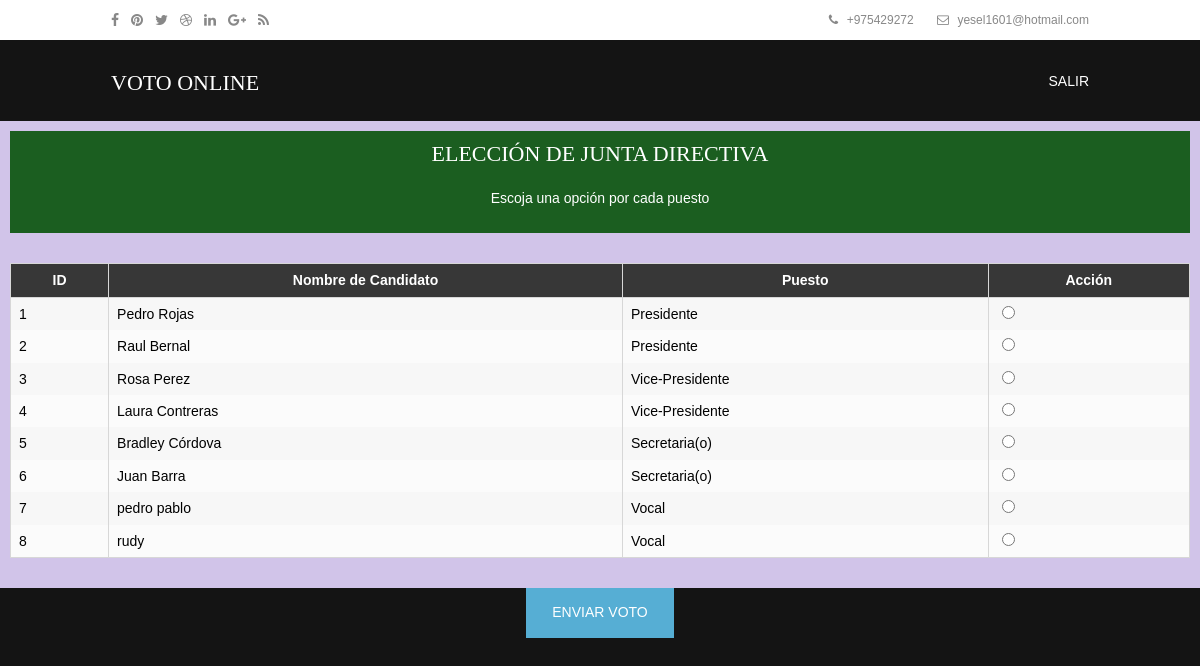
The page /vote.php (signed in) on the database its author committed.
### tables this page shows
CREATE TABLE `tbcandidates` (
  `candidate_id` int(5) NOT NULL,
  `candidate_name` varchar(45) NOT NULL,
  `candidate_position` varchar(45) NOT NULL,
  `candidate_cvotes` int(11) NOT NULL
);

### vote.php (the view, shortened to what this page needs)
<?php
  require_once('connection.php');
?><!DOCTYPE html>
<html lang="en">
<head>
    <link href="layout/styles/layout.css" rel="stylesheet" type="text/css" media="all">
</head>
<body>
  <div class="wrapper row0">
    <div id="topbar" class="hoc clear">
      <div class="fl_left">
        <ul class="faico clear">
          <li><a class="faicon-facebook" href="https://www.facebook.com/"><i class="fa fa-facebook"></i></a></li>
          <li><a class="faicon-pinterest" href="https://uk.pinterest.com/"><i class="fa fa-pinterest"></i></a></li>
          <li><a class="faicon-twitter" href="https://twitter.com/"><i class="fa fa-twitter"></i></a></li>
          <li><a class="faicon-dribble" href="https://dribbble.com/"><i class="fa fa-dribbble"></i></a></li>
          <li><a class="faicon-linkedin" href="https://www.linkedin.com/"><i class="fa fa-linkedin"></i></a></li>
          <li><a class="faicon-google-plus" href="https://plus.google.com/"><i class="fa fa-google-plus"></i></a></li>
          <li><a class="faicon-rss" href="https://www.rss.com/"><i class="fa fa-rss"></i></a></li>
        </ul>
      </div>
      <div class="fl_right">
        <ul class="nospace inline pushright">
          <li><i class="fa fa-phone"></i> +975429272</li>
          <li><i class="fa fa-envelope-o"></i> yesel1601@hotmail.com </li>
        </ul>
      </div>
    </div>
  </div>
  <div class="wrapper row1">
    <header id="header" class="hoc clear">
      <div id="logo" class="fl_left">
        <h1><a href="index.html">VOTO ONLINE</a></h1>
      </div>
      <nav id="mainav" class="fl_right">
        <ul class="clear">
          <li><a href="index.php">Salir</a></li>
        </ul>
      </nav>
    </header>
  </div>
  <form role="form" method="POST" action="vote_up.php">
    <div class="row">
      <div class="col-lg-12">
          <div class="panel panel-default" style="background-color:#d1c4e9; padding: 10px">
            <div class="panel-heading" style="background-color:#1b5e20; color:#fff; padding: 10px 10px">
              <center>
                <CAPTION><h3>ELECCIÓN DE JUNTA DIRECTIVA</h3><p>
                  Escoja una opción por cada puesto
                </p></CAPTION>
              </center>
            </div>
          <table border="0" width="620" align="center" style="margin-top:30px; margin-bottom:20px">
            <tr>
            <strong>
            <th>ID</th>
            <th>Nombre de Candidato</th>
            <th>Puesto</th>
            <th>Acción</th>
            </strong>
            </tr>
          <?php
            $result = $conn->query("SELECT * FROM tbCandidates");
            while ($row= mysqli_fetch_array($result)){
            echo "<tr>";
            echo "<td>" . $row['candidate_id']."</td>";
            echo "<td>" . $row['candidate_name']."</td>";
            echo "<td>" . $row['candidate_position']."</td>";
            ?>
            <div class="radio">
            <?php
            echo "<td><label> <input type='radio' name='". $row['candidate_position']."'value='" . $row['candidate_name'] . "'/></label></td>";
            ?>
          </div>
            <?php
            echo "</tr>";
            }
            ?>
          </table>
        </div>
      </div>
    </div>
    <center>
      <button type="submit" class="btn btn-success">Enviar voto</button>
    </center>
  </form>
</body>
</html>

### layout/styles/layout.css (style rules this page uses)
#topbar { padding:5px 0; font-size:12px; }
#topbar .fl_right { margin-top:4px; }
#topbar .fl_right .inline > li i { margin:0 5px 0 0; line-height:normal; }
#header { padding:30px 0 0 0; }
#header #logo { margin-top:; }
#header #logo h1 { margin:0; padding:0; font-size:22px; text-transform:uppercase; }
*, *::before, *::after { transition:all .3s ease-in-out; }
nav ul, nav ol { margin:0; padding:0; list-style:none; }
#mainav, #breadcrumb, .sidebar nav { line-height:normal; }
#mainav ul.clear { margin-top:3px; }
#mainav ul { text-transform:uppercase; }
#mainav li { display:inline-block; position:relative; margin:0 15px 0 0; padding:0; }
#mainav li:last-child { margin-right:0; }
#mainav li a { display:block; padding:0 0 32px 0; }
table, th, td { border:1px solid; border-collapse:collapse; vertical-align:top; }
table, th { table-layout:auto; }
table { width:100%; margin-bottom:15px; }
th, td { padding:5px 8px; }
td { border-width:0 1px; color: black; }
.faico { margin:0; padding:0; list-style:none; }
.faico li { display:inline-block; float:left; margin:0 12px 0 0; padding:0; line-height:normal; }
.faico li:last-child { margin-right:0; }
.faico a { display:block; height:30px; line-height:30px; font-size:14px; text-align:center; }
.faico a { color:inherit; background-color:transparent; }
body { color:white; background-color:#141414; }
a { color:#56AED4; }
.btn, .btn.inverse:hover { color:#FFFFFF; background-color:#56AED4; border-color:#56AED4; }
.row0 { color:#888888; background-color:#FFFFFF; }
.row1 { color:#FFFFFF; background-color:#141414; }
#header #logo * { color:inherit; }
#mainav li a { color:inherit; }
table, th, td, #comments .avatar, #comments input, #comments textarea { border-color:#D7D7D7; }
th { color:#FFFFFF; background-color:#373737; }
tr, #comments li, #comments input[type="submit"], #comments input[type="reset"] { color:inherit; background-color:#FBFBFB; }
tr:nth-child(even), #comments li:nth-child(even) { color:inherit; background-color:#F7F7F7; }
@media screen and (min-width:978px) { .hoc { max-width:978px; } }

### layout/styles/framework.css (style rules this page uses)
html { overflow-y:scroll; overflow-x:hidden; }
html, body { margin:0; padding:0; font-size:14px; line-height:1.6em; }
*, *::before, *::after { box-sizing:border-box; }
.nospace { margin:0; padding:0; list-style:none; }
.inline * { display:inline-block; }
.inline *:last-child { margin-right:0; }
.pushright li { margin-right:20px; }
.pushright li:last-child { margin-right:0; }
.btn { display:inline-block; padding:15px 25px 17px; text-transform:uppercase; border:1px solid; }
.clear, .group { display:block; }
.clear::before, .clear::after, .group::before, .group::after { display:table; content:""; }
.clear, .clear::after, .group, .group::after { clear:both; }
a { outline:none; text-decoration:none; }
.fl_left, .imgl { float:left; }
.fl_right, .imgr { float:right; }
body, input, textarea, select { font-family:Verdana, Geneva, sans-serif; }
h1, h2, h3, h4, h5, h6, .heading { font-family:Georgia, "Times New Roman", Times, serif; }
form, fieldset, legend { margin:0; padding:0; border:none; }
label, input, textarea, select, button { display:block; resize:none; outline:none; color:inherit; font-size:inherit; font-family:inherit; vertical-align:middle; }
label { margin-bottom:5px; }
h1, h2, h3, h4, h5, h6, .heading { margin:0 0 20px 0; font-size:22px; line-height:normal; font-weight:normal; text-transform:capitalize; }
.wrapper { display:block; width:100%; margin:0; padding:0; text-align:left; word-wrap:break-word; }
.hoc { display:block; margin:0 auto; }
address, article, aside, figcaption, figure, footer, header, main, nav, section { display:block; margin:0; padding:0; }

### rows shown on the page
tbcandidates: candidate_id "1", candidate_name "Pedro Rojas", candidate_position "Presidente"
tbcandidates: candidate_id "2", candidate_name "Raul Bernal", candidate_position "Presidente"
tbcandidates: candidate_id "3", candidate_name "Rosa Perez", candidate_position "Vice-Presidente"
tbcandidates: candidate_id "4", candidate_name "Laura Contreras", candidate_position "Vice-Presidente"
tbcandidates: candidate_id "5", candidate_name "Bradley Córdova", candidate_position "Secretaria(o)"
tbcandidates: candidate_id "6", candidate_name "Juan Barra", candidate_position "Secretaria(o)"
tbcandidates: candidate_id "7", candidate_name "pedro pablo", candidate_position "Vocal"
tbcandidates: candidate_id "8", candidate_name "rudy", candidate_position "Vocal"
